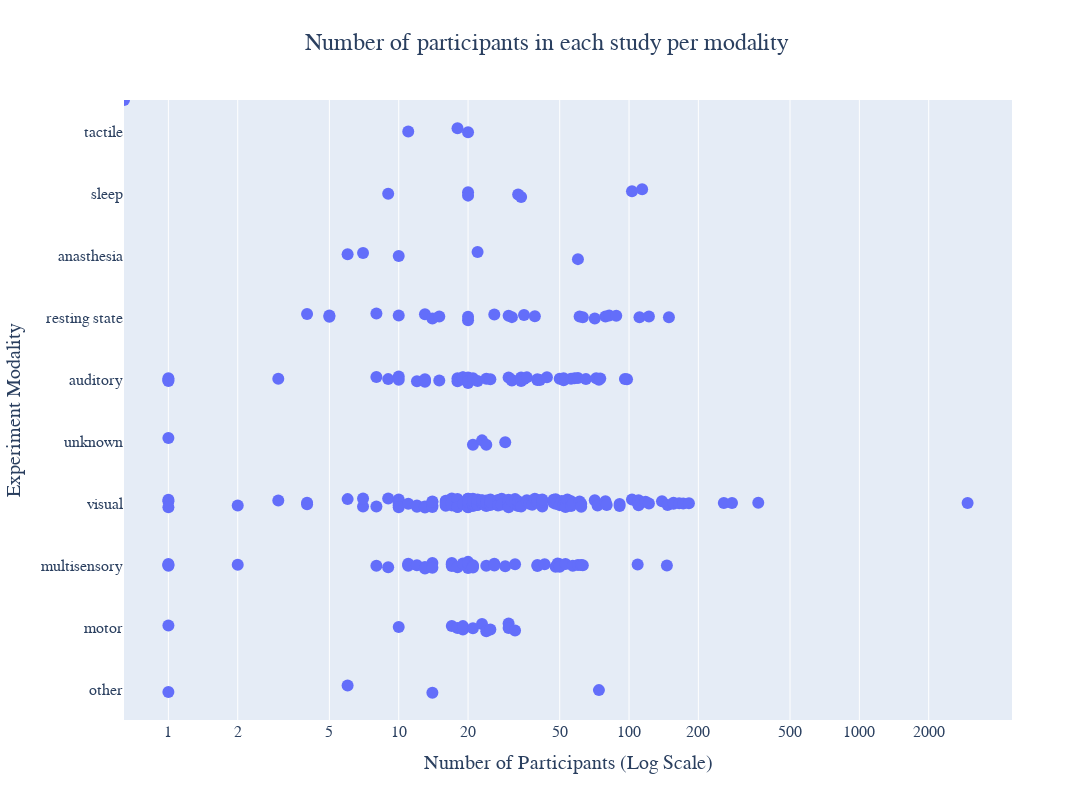

The notebook cell this image was saved under:
### Code cell
df_fig8 = df[['Participants',
              'FOR FIGURE - modality of exp']]
df_fig8.dropna(inplace=True)

modalities_fig8 = df_fig8['FOR FIGURE - modality of exp'].unique()

# Initialize the dictionary with empty dataframes
dfs_by_modalities_fig8 = {modality: pd.DataFrame(columns=df_fig8.columns) for modality in modalities_fig8}

# Populate the dataframes
for index, row in df_fig8.iterrows():
    for modality in modalities_fig8:
        if modality in str(row['FOR FIGURE - modality of exp']).lower():
            dfs_by_modalities_fig8[modality].loc[len(dfs_by_modalities_fig8[modality])] = row

# Combine all dataframes in dfs_by_modalities_fig8 into a single dataframe
combined_df = pd.concat(dfs_by_modalities_fig8.values(), keys=dfs_by_modalities_fig8.keys()).reset_index(level=0).rename(columns={'level_0': 'Modality'})

# Convert Participants to numeric for sorting
combined_df['Participants'] = pd.to_numeric(combined_df['Participants'], errors='coerce')

# Create the strip plot with sorted x-axis
fig_strip = px.strip(combined_df.sort_values(by='Participants'), x='Participants', y='Modality', title='Participants by Modality', stripmode='overlay')

# Create a log version of fig_strip
fig_strip_log = px.strip(combined_df.sort_values(by='Participants'), x='Participants', y='Modality', title='Participants by Modality (log)', stripmode='overlay')
fig_strip_log.update_xaxes(type="log")

# Set the font to Arial for Plotly figures and define height and width
fig_strip_log.update_layout(
    font=dict(family="Arial", size=18),
    title=dict(
        text='Number of participants in each study per modality',
        font=dict(family="Arial", size=24),
        x=0.5,  # Center the title
        xanchor='center'
    ),
    xaxis=dict(
        title=dict(text='Number of Participants (Log Scale)', font=dict(family="Arial", size=20)),
        tickfont=dict(size=16)
    ),
    yaxis=dict(
        title=dict(text='Experiment Modality', font=dict(family="Arial", size=20)),
        tickfont=dict(size=16)
    ),
    height=800,  # Define the height
    width=1200   # Define the width
)
fig_strip_log.update_xaxes(type="log", tickvals=[1, 2, 5, 10, 20, 50, 100, 200, 500, 1000, 2000])
fig_strip_log.update_traces(marker=dict(size=12))


fig_strip_log.show()

### Figure 1 — Plotly figure (JSON) as saved in the notebook; plotly's stock layout.template omitted (floating-point values rounded to 4 significant figures; data arrays with more than 128 entries replaced by an {"elided": "..."} marker saying what was removed)
{"data": [{"alignmentgroup": "True", "boxpoints": "all", "fillcolor": "rgba(255,255,255,0)", "hoveron": "points", "hovertemplate": "Participants=%{x}<br>Modality=%{y}<extra></extra>", "legendgroup": "", "line": {"color": "rgba(255,255,255,0)"}, "marker": {"color": "#636efa", "size": 12}, "name": "", "offsetgroup": "", "orientation": "h", "pointpos": 0, "showlegend": false, "type": "box", "x": {"elided": "292 int values"}, "x0": " ", "xaxis": "x", "y": {"elided": "292 str values"}, "y0": " ", "yaxis": "y"}], "layout": {"boxmode": "overlay", "font": {"family": "Arial", "size": 18}, "height": 800, "legend": {"tracegroupgap": 0}, "title": {"font": {"family": "Arial", "size": 24}, "text": "Number of participants in each study per modality", "x": 0.5, "xanchor": "center"}, "width": 1200, "xaxis": {"anchor": "y", "domain": [0, 1], "tickfont": {"size": 16}, "tickvals": [1, 2, 5, 10, 20, 50, 100, 200, 500, 1000, 2000], "title": {"font": {"family": "Arial", "size": 20}, "text": "Number of Participants (Log Scale)"}, "type": "log"}, "yaxis": {"anchor": "x", "domain": [0, 1], "tickfont": {"size": 16}, "title": {"font": {"family": "Arial", "size": 20}, "text": "Experiment Modality"}}}}
